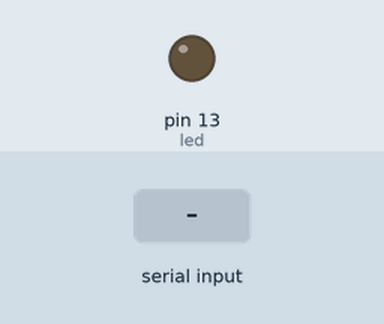
Recording of a sketch running on a simulated Arduino Uno, built with avr-gcc and run on an emulated ATmega328P. Shown: output pins drawn as LEDs (lit = HIGH). The inputs (shaded band) are chosen by the test bench.

Above: at 1.2 s.
1.3 s: "1" received over the second serial link
At 1.6 s:
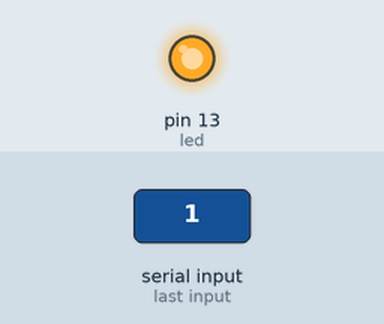
2.8 s: "2" received over the second serial link
At 3.9 s:
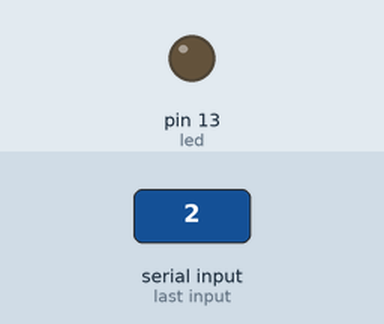
Timing chart, 0 to 5.8 s (numbered marks = the images above; inputs shaded):
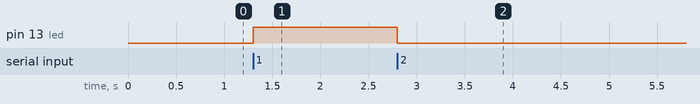

The sketch:

RobotiCamp_2023_bluetooth.ino
```cpp
#include <SoftwareSerial.h>

#define txPin 9      // -> RX BlueTooth module
#define rxPin 10     // -> TX BlueTooth module

#define led 13

SoftwareSerial bluetooth(rxPin, txPin);

void setup() {
  pinMode(txPin, OUTPUT);
  pinMode(rxPin, INPUT);
  pinMode(led, OUTPUT);

  bluetooth.begin(9600);
  Serial.begin(9600);
}

void loop() {
  if (bluetooth.available()) {
    char received = bluetooth.read();

    switch (received) {
      case '1' :
        digitalWrite(led, HIGH);
        break;
      case '2' :
        digitalWrite(led, LOW);
        break;
      default :
        Serial.print("Commande non reconnue : ");
        Serial.println(received);
        break;
    }
  }
}
```

Measured:
- after the input at 1.3 s, pin 13 (led): LOW → HIGH at once
- after the input at 2.8 s, pin 13 (led): HIGH → LOW at once
